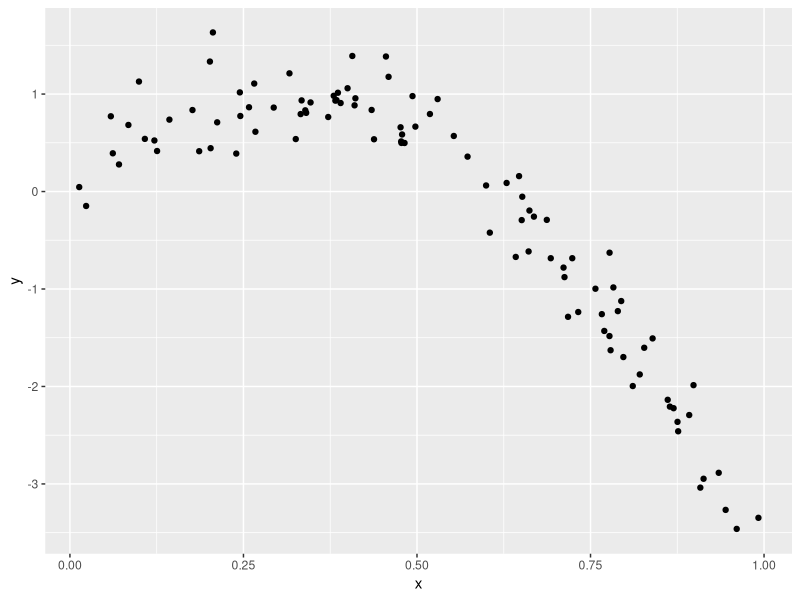
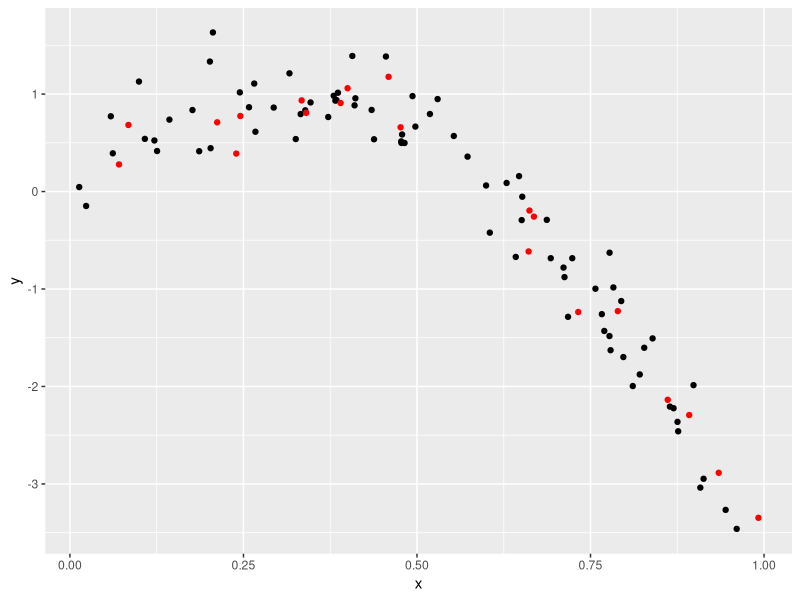
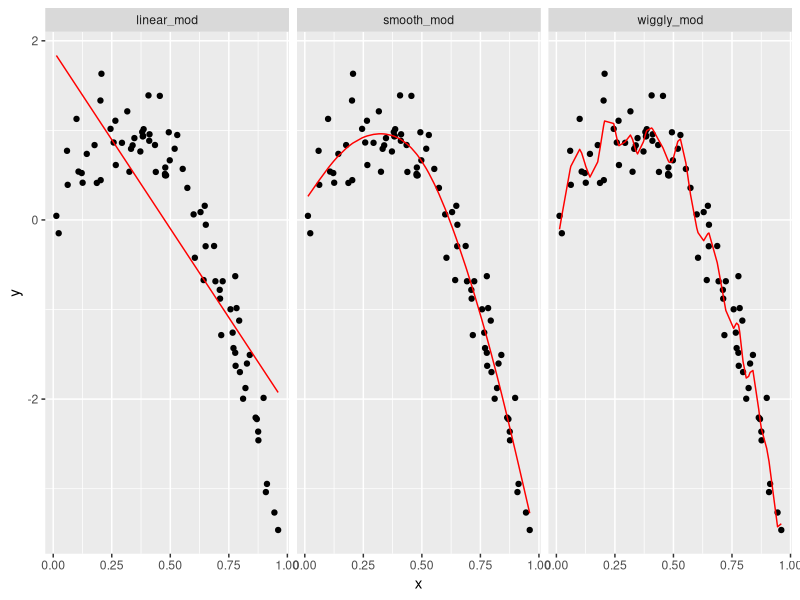
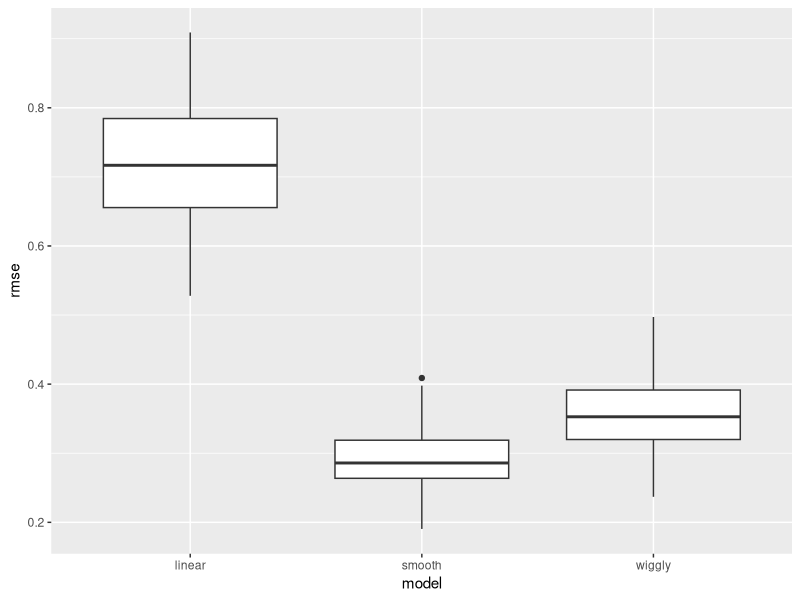

Recreate these plots in R, in order.
## ---- chunk 1
library(tidyverse)
library(modelr)
library(mgcv)
## ---- chunk 2
set.seed(1)

nonlin_df = 
  tibble(
    id = 1:100,
    x = runif(100, 0, 1),
    y = 1 - 10 * (x - .3) ^ 2 + rnorm(100, 0, .3)
  )

nonlin_df %>% 
  ggplot(aes(x = x, y = y)) + 
  geom_point()
## ---- chunk 3
#common training-learning sample size: 80-20
train_df = sample_n(nonlin_df, 80)
#find data points in the nonlin_df that are not in train_df
test_df = anti_join(nonlin_df, train_df, by = "id")

ggplot(train_df, aes(x = x, y = y)) + 
  geom_point() + 
  geom_point(data = test_df, color = "red")
## ---- chunk 4
linear_mod = lm(y ~ x, data = train_df)
#y is a smooth function of x
smooth_mod = mgcv::gam(y ~ s(x), data = train_df)
wiggly_mod = mgcv::gam(y ~ s(x, k = 30), sp = 10e-6, data = train_df)
## ---- chunk 5
train_df %>% 
  gather_predictions(linear_mod, smooth_mod, wiggly_mod) %>% 
  mutate(model = fct_inorder(model)) %>% 
  ggplot(aes(x = x, y = y)) + 
  geom_point() + 
  geom_line(aes(y = pred), color = "red") + 
  facet_wrap(~model)
## ---- chunk 6
rmse(linear_mod, test_df)
rmse(smooth_mod, test_df)
rmse(wiggly_mod, test_df)
## ---- chunk 7
cv_df = 
  crossv_mc(nonlin_df, 100) %>% 
  mutate(
    train = map(train, as_tibble),
    test = map(test, as_tibble)
  )

#cv_df %>% pull(train) %>% .[[1]]
## ---- chunk 8
cv_df = 
  cv_df %>% 
  mutate(
    linear_mod = map(.x = train, ~lm(y ~ x, data = .x)),
    smooth_mod = map(.x = train, ~gam(y ~ s(x), data = .x)),
    wiggly_mod = map(.x = train, ~gam(y ~ s(x, k = 30), sp = 10e-6, data = .x))
  ) %>% 
  mutate(
    #map 2 things, show double value
    rmse_linear = map2_dbl(.x = linear_mod, .y = test, ~rmse(model = .x, data = .y )),
    rmse_smooth = map2_dbl(.x = smooth_mod, .y = test, ~rmse(model = .x, data = .y )),
    rmse_wiggly = map2_dbl(.x = wiggly_mod, .y = test, ~rmse(model = .x, data = .y ))
  )
## ---- chunk 9
cv_df %>% 
  select(.id, starts_with("rmse")) %>% 
  pivot_longer(
    rmse_linear:rmse_wiggly,
    names_to = "model",
    values_to = "rmse",
    names_prefix = "rmse_"
  ) %>% 
  ggplot(aes(x = model, y = rmse)) +
  geom_boxplot()
